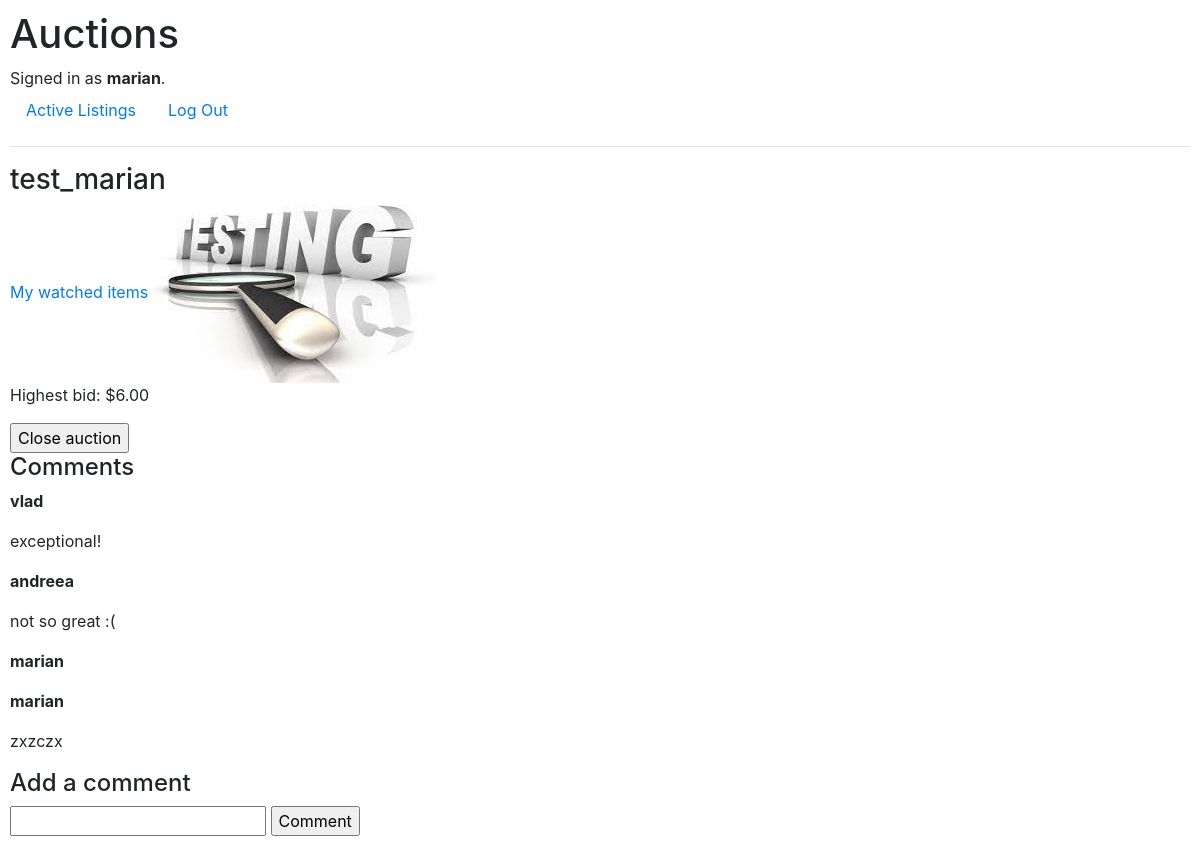
/listing/2 (signed in), run on the app's committed database.
### auctions/models.py (models this page shows, shortened)
class User(AbstractUser):
    pass

class Listing(models.Model):
    user = models.ForeignKey(User, on_delete=models.CASCADE, null=False, blank=True)
    title = models.CharField(max_length=64)
    description = models.CharField(max_length=200)
    image = models.FileField(upload_to=image_path, blank=True, null=False)
    starting = models.DecimalField(max_digits=3, decimal_places=2,validators=[MinValueValidator(limit_value=1)], default=1)
    category = models.ForeignKey(Category, on_delete=models.CASCADE, null=True, related_name='category')
    active = models.BooleanField(default=True)
    def image_url(self):
        return self.image.url if self.image else None

class Bid(models.Model):
    user = models.ForeignKey(User, on_delete=models.CASCADE,null=False, blank=True, related_name="user_bid")
    listing = models.ForeignKey(Listing, on_delete=models.CASCADE,null=True, blank=True, related_name="listing_bid")
    bid = models.DecimalField(max_digits=3, decimal_places=2)
    def __str__(self):
        return str(self.bid)

class Comment(models.Model):
    user = models.ForeignKey(User, on_delete=models.CASCADE,null=False, blank=True, related_name="user_comments")
    listing = models.ForeignKey(Listing, on_delete=models.CASCADE,null=True, blank=True, related_name="listing_comments")
    comment = models.CharField(max_length=200)

### auctions/views.py (the view, shortened to what this page needs)
# urls.py: path("listing/<int:pk>", views.listing, name='listing'),
def listing(request, pk):
    listing = get_object_or_404(Listing, pk=pk)
    last_bid = Bid.objects.filter(listing=listing).last()
    comments = Comment.objects.filter(listing=listing)
    watching = Watching.objects.filter(user=request.user.id, listing=listing.id).exists()
    context = {
        "listing" : listing,
        'bid': last_bid,
        "comments":comments,
        "owner": checkOwner(request,listing),
        "watching": watching,
        }
    return render(request, "auctions/listing.html", context)

### auctions/views.py (called while the page is built)
def checkOwner(req, lis):
    if req.user.id == lis.user.id:
        return True

### auctions/templates/auctions/listing.html (shortened to what this page needs)
{% extends "auctions/layout.html" %}
{% load static %}
{% block body %}
    <h3>{{listing.title}}</h3>
    <a href="{% url 'watching' %}">My watched items</a>
    {% if listing.image %}
    <img src="{{ listing.image_url }}" alt="{{ listing.title }}">
    {% else %}
        <img src="/uploads/default.jpg" alt="No image">
    {% endif %}
    {% if owner and bid %}
    <form action="" name="close" method="post">
        <p>Highest bid: ${{bid}}</p>
        <input type="submit" value="Close auction">
    </form>
    {%else%}
        <p>No bids yet.</p>
    {% endif %}
    <h4>Comments</h4>
    {% for comment in comments %}
    <p><b>{{comment.user}}</b></p>
    <p>{{comment.comment}}</p>
    {%empty%}
    <p>No bids yet.</p>
    {% endfor %}
    <h4>Add a comment</h4>
    <form action="" name="comment" method="post">
        <input type="textarea" name="comment" required>
        <input type="submit" value="Comment">
    </form>
{% endblock %}

### auctions/templates/auctions/layout.html (shortened to what this page needs)
{% load static %}
<!DOCTYPE html>
<html lang="en">
    <head>
        <link rel="stylesheet" href="https://stackpath.bootstrapcdn.com/bootstrap/4.4.1/css/bootstrap.min.css">
        <link href="{% static 'auctions/styles.css' %}" rel="stylesheet">
    </head>
    <body>
        <h1>Auctions</h1>
        <div>
            {% if user.is_authenticated %}
                Signed in as <strong>{{ user.username }}</strong>.
            {% else %}
                Not signed in.
            {% endif %}
        </div>
        <ul class="nav">
            <li class="nav-item">
                <a class="nav-link" href="{% url 'index' %}">Active Listings</a>
            </li>
            {% if user.is_authenticated %}
                <li class="nav-item">
                    <a class="nav-link" href="{% url 'logout' %}">Log Out</a>
                </li>
            {% endif %}
        </ul>
        <hr>
        {% block body %}
        {% endblock %}
    </body>
</html>

### auctions/static/auctions/styles.css (style rules this page uses)
body { padding: 10px; }

### data on the page
User: username "marian"
Listing: title "test_marian", image_url (picture)
Bid: bid "6.00"
Comment: user "vlad", comment "exceptional!"
Comment: user "andreea", comment "not so great :("
Comment: user "marian"
Comment: user "marian", comment "zxzczx"
